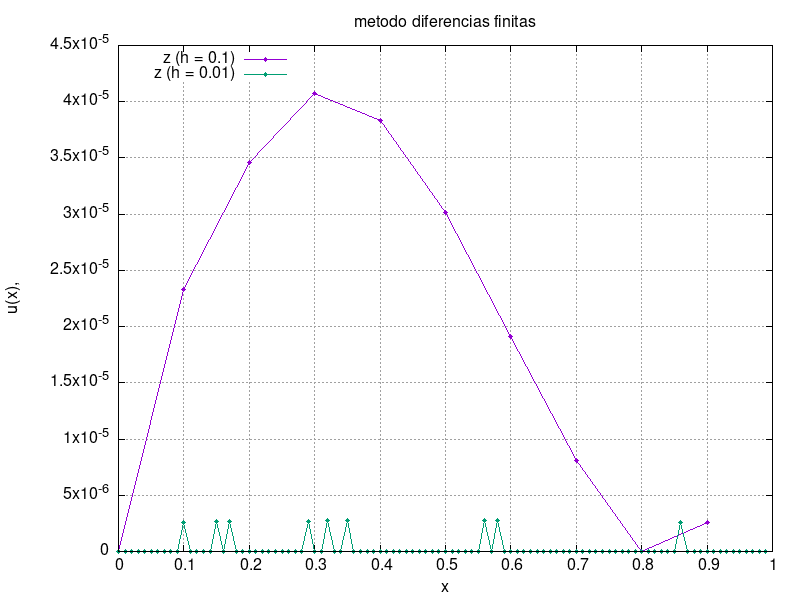

The gnuplot source for this figure:
# Configurar el tipo de gráfico
set title "metodo diferencias finitas"
set xlabel "x"
set ylabel "u(x),"
set grid


set terminal png size 800,600
set output 'compare.png'
set key top left


# Graficar los puntos experimentales y la expresión teórica
plot "comp1.txt" using 1:2 with linespoints pointtype 7 pointsize 0.5 title "z (h = 0.1)", \
	 "comp2.txt" using 1:2 with linespoints pointtype 7 pointsize 0.5 title "z (h = 0.01)", \
